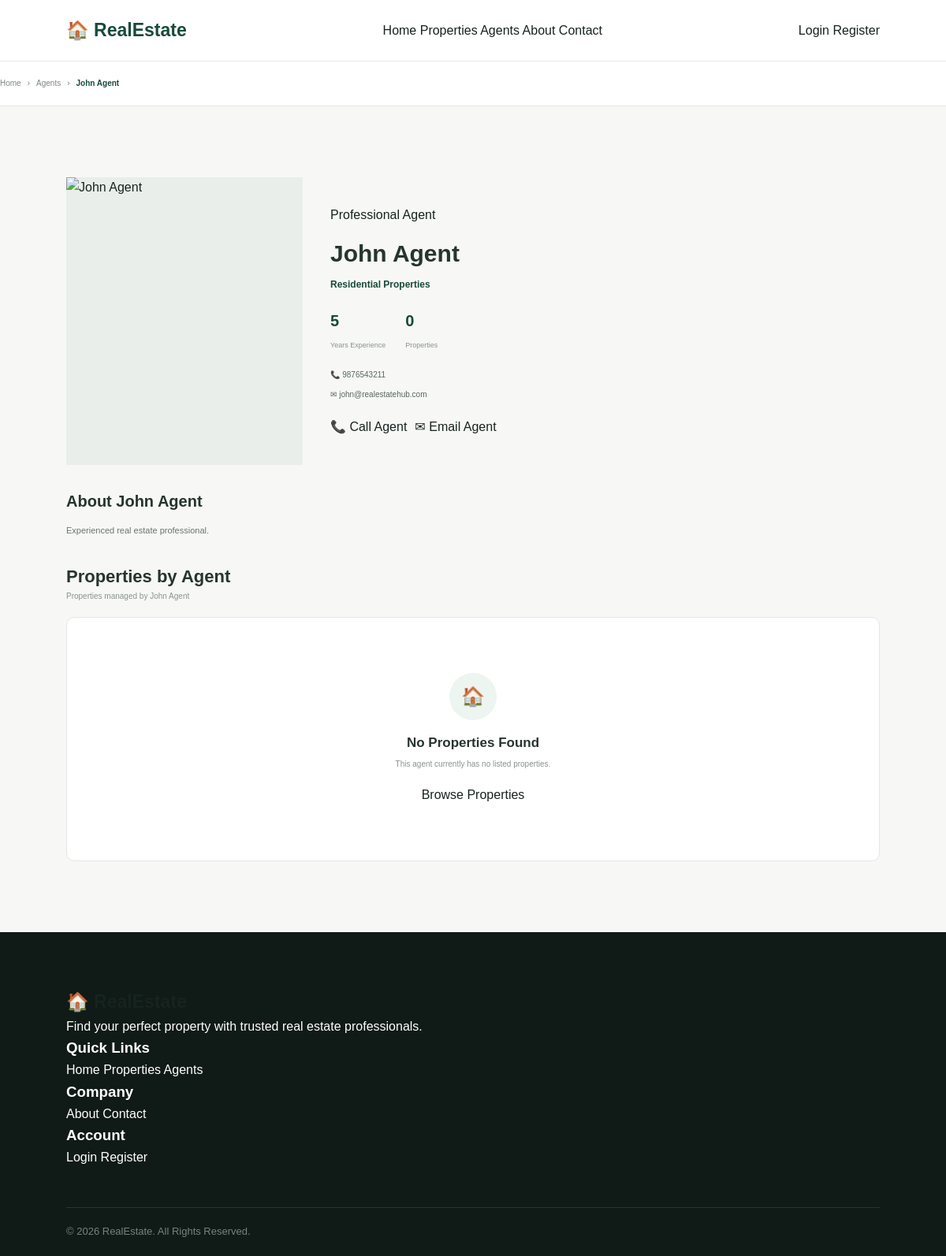
/page/agent-details.php?id=1, run on the app's committed database.
### tables this page shows
CREATE TABLE agents (
    id INT UNSIGNED AUTO_INCREMENT PRIMARY KEY,
    name VARCHAR(100) NOT NULL,
    email VARCHAR(150) NOT NULL UNIQUE,
    phone VARCHAR(30) NOT NULL,
    password VARCHAR(255) DEFAULT NULL,
    photo VARCHAR(255) DEFAULT NULL,
    profile_image VARCHAR(255) DEFAULT NULL,
    specialization VARCHAR(150) DEFAULT NULL,
    experience INT DEFAULT 0,
    license_number VARCHAR(100) DEFAULT NULL,
    bio TEXT DEFAULT NULL,
    status VARCHAR(20) NOT NULL DEFAULT 'active',
    created_at TIMESTAMP DEFAULT CURRENT_TIMESTAMP,
    updated_at TIMESTAMP DEFAULT CURRENT_TIMESTAMP ON UPDATE CURRENT_TIMESTAMP,
    INDEX idx_agents_status (status)
);

### page/agent-details.php (the view, shortened to what the rows shown need)
<?php
require_once __DIR__ . '/../config/database.php';
$agent_id = isset($_GET['id']) ? (int) $_GET['id'] : 0;
$agent = null;
$sql = "
    SELECT
        id,
        name,
        email,
        phone,
        photo,
        specialization,
        experience,
        status,
        bio
    FROM agents
    WHERE id = ?
    LIMIT 1
";
$stmt = $conn->prepare($sql);
if ($stmt) {
    $stmt->bind_param('i', $agent_id);
    $stmt->execute();
    $result = $stmt->get_result();
    $agent = $result->fetch_assoc();
}
?>
<!DOCTYPE html>
<html lang="en">
<head>
    <link
        rel="stylesheet"
        href="../assets/css/style.css"
    >
    <link
        rel="stylesheet"
        href="../assets/css/properties.css"
    >
    <link
        rel="stylesheet"
        href="../assets/css/responsive.css"
    >
</head>
<body>
<section
    style="
        padding:20px 0;
        background:#ffffff;
        border-bottom:1px solid #e2e8e5;
    "
>
    <div class="container">
        <div
            style="
                display:flex;
                gap:8px;
                align-items:center;
                font-size:10px;
                color:#7c8781;
            "
        >
            <a href="../index.php">
                Home
            </a>
            <span>›</span>
            <a href="agents.php">
                Agents
            </a>
            <span>›</span>
            <strong
                style="color:#174a3a;"
            >
                <?php
                echo htmlspecialchars(
                    $agent['name']
                );
                ?>
            </strong>
        </div>
    </div>
</section>
<section class="section">
    <div class="container">
        <div
            class="card"
            style="
                overflow:hidden;
                margin-bottom:30px;
            "
        >
            <div
                style="
                    display:grid;
                    grid-template-columns:300px 1fr;
                    gap:0;
                "
            >
                <div
                    style="
                        padding:35px;
                    "
                >
                    <span
                        class="badge badge-primary"
                    >
                        Professional Agent
                    </span>
                    <h1
                        style="
                            margin-top:12px;
                            margin-bottom:6px;
                            font-size:30px;
                            color:#26352e;
                        "
                    >
                        <?php
                        echo htmlspecialchars(
                            $agent['name']
                        );
                        ?>
                    </h1>
                    <?php if (
                        !empty($agent['specialization'])
                    ): ?>
                        <p
                            style="
                                margin-bottom:15px;
                                color:#174a3a;
                                font-size:12px;
                                font-weight:700;
                            "
                        >
                            <?php
                            echo htmlspecialchars(
                                $agent['specialization']
                            );
                            ?>
                        </p>
                    <?php endif; ?>
                    <div
                        style="
                            display:flex;
                            flex-wrap:wrap;
                            gap:25px;
                            margin:20px 0;
                        "
                    >
                        <div>
                            <strong
                                style="
                                    display:block;
                                    color:#174a3a;
                                    font-size:20px;
                                "
                            >
                                <?php
                                echo !empty($agent['experience'])
                                    ? htmlspecialchars(
                                        $agent['experience']
                                    )
                                    : '0';
                                ?>
                            </strong>
                            <span
                                style="
                                    color:#89938e;
                                    font-size:9px;
                                "
                            >
                                Years Experience
                            </span>
                        </div>
                        <div>
                        </div>
                    </div>
                    <div
                        style="
                            display:flex;
                            flex-direction:column;
                            gap:9px;
                            margin-bottom:20px;
                        "
                    >
                        <?php if (!empty($agent['phone'])): ?>
                            <a
                                href="tel:<?php echo htmlspecialchars($agent['phone']); ?>"
                                style="
                                    color:#59665f;
                                    font-size:10px;
                                "
                            >
                                📞
                                <?php
                                echo htmlspecialchars(
                                    $agent['phone']
                                );
                                ?>
                            </a>
                        <?php endif; ?>
                        <?php if (!empty($agent['email'])): ?>
                            <a
                                href="mailto:<?php echo htmlspecialchars($agent['email']); ?>"
                                style="
                                    color:#59665f;
                                    font-size:10px;
                                "
                            >
                                ✉
                                <?php
                                echo htmlspecialchars(
                                    $agent['email']
                                );
                                ?>
                            </a>
                        <?php endif; ?>
                    </div>
                    <div
                        style="
                            display:flex;
                            flex-wrap:wrap;
                            gap:10px;
                        "
                    >
                        <?php if (!empty($agent['phone'])): ?>
                            <a
                                href="tel:<?php echo htmlspecialchars($agent['phone']); ?>"
                                class="btn btn-primary"
                            >
                            </a>
                        <?php endif; ?>
                        <?php if (!empty($agent['email'])): ?>
                            <a
                                href="mailto:<?php echo htmlspecialchars($agent['email']); ?>"
                                class="btn btn-outline"
                            >
                            </a>
                        <?php endif; ?>
                    </div>
                </div>
            </div>
        </div>
        <div
            class="card"
            style="
                margin-bottom:30px;
            "
        >
            <div class="card-body">
                <h2
                    style="
                        margin-bottom:12px;
                        font-size:20px;
                        color:#26352e;
                    "
                >
                    About <?php echo htmlspecialchars($agent['name']); ?>
                </h2>
                <?php if (!empty($agent['bio'])): ?>
                    <p
                        style="
                            color:#69756f;
                            font-size:11px;
                            line-height:1.8;
                        "
                    >
                        <?php
                        echo nl2br(
                            htmlspecialchars(
                                $agent['bio']
                            )
                        );
                        ?>
                    </p>
                <?php endif; ?>
            </div>
        </div>
        <div>
            <div
                style="
                    display:flex;
                    align-items:center;
                    justify-content:space-between;
                    margin-bottom:18px;
                "
            >
                <div>
                    <h2
                        style="
                            font-size:22px;
                            color:#26352e;
                        "
                    >
                        Properties by Agent
                    </h2>
                    <p
                        style="
                            color:#89938e;
                            font-size:10px;
                        "
                    >
                        Properties managed by
                        <?php
                        echo htmlspecialchars(
                            $agent['name']
                        );
                        ?>
                    </p>
                </div>
            </div>
        </div>
    </div>
</section>
</body>
</html>

### data on the page
agents: name "John Agent", specialization "Residential Properties", experience "5", phone "9876543211", email "john@realestatehub.com", bio "Experienced real estate professional."

### other printed values
count($properties) "0"
